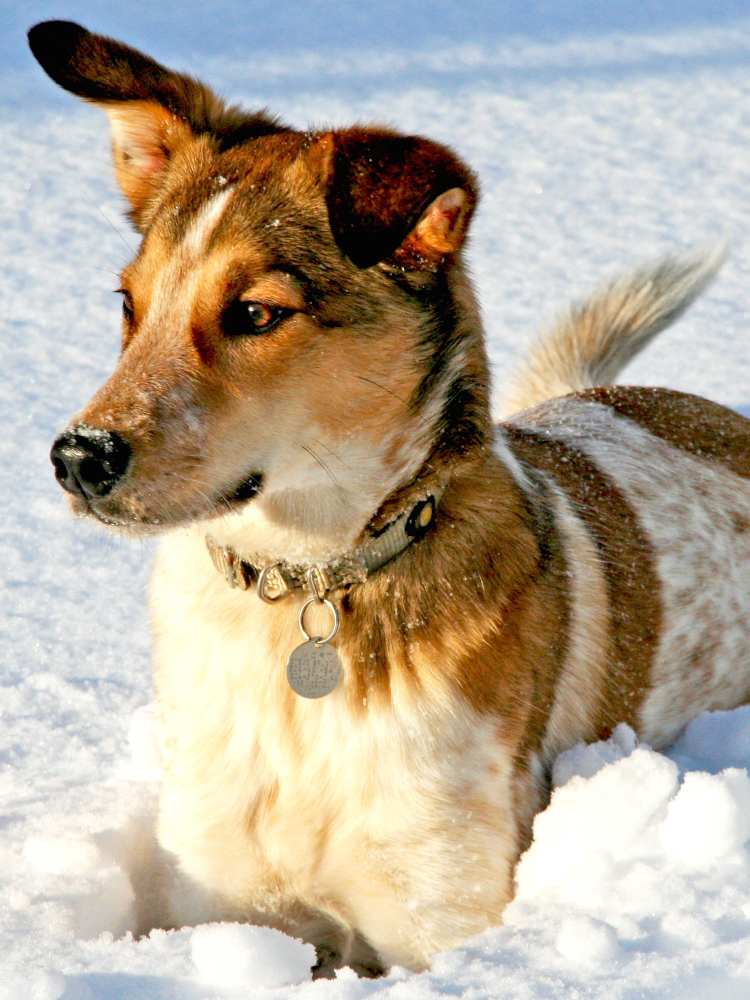
#> input picture data_processing/media/dog.jpg, 1500 x 2000 px (shown at 1/2 size)
$ jupyter execute FFT_2D_Brunton_2017.ipynb
#> lines starting #> are read from the running program, lines starting #| are printed output that depends on the picture; after the words box and inside, x2 and y2 are one past the last pixel; in counts of white or black regions, pixels touching at a corner belong together
[cell 1]
import numpy as np, cv2
from matplotlib import pyplot as plt
plt.rcParams['figure.constrained_layout.use'] = True

[cell 2]
img = np.array(cv2.imread(r'../media/dog.jpg', 0), float)
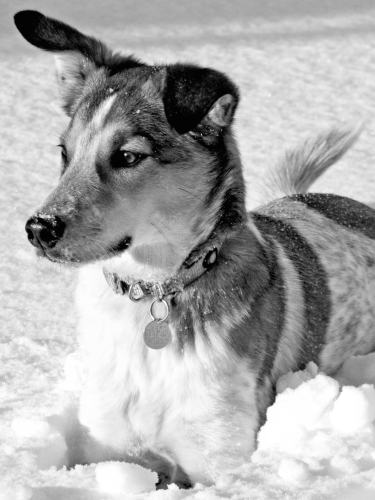
#> img: shape (2000, 1500) float64 (shown at 1/4 size); min 0, max 255, mean 171
h,w = img.shape

fft_axis = 1
proc = lambda x: np.log(np.abs(np.fft.fftshift(x)) + 1)
fft_row = np.fft.fft(img, img.shape[fft_axis], axis=fft_axis)

fig = plt.figure(figsize = (16,9), layout="constrained")

axis0 = fig.add_subplot(131)
a0 = axis0.imshow(img, 'grey')
axis1 = fig.add_subplot(132)
a1 = axis1.imshow(proc(fft_row), 'grey')

#plt.colorbar(a1)

fft_axis = not fft_axis
fft_col = np.fft.fft(fft_row, img.shape[fft_axis], axis=fft_axis)

axis2 = fig.add_subplot(133)
a2 = axis2.imshow(proc(fft_col), 'grey')
#plt.colorbar(a2)

axis0.axis('off')
axis1.axis('off')
axis2.axis('off')
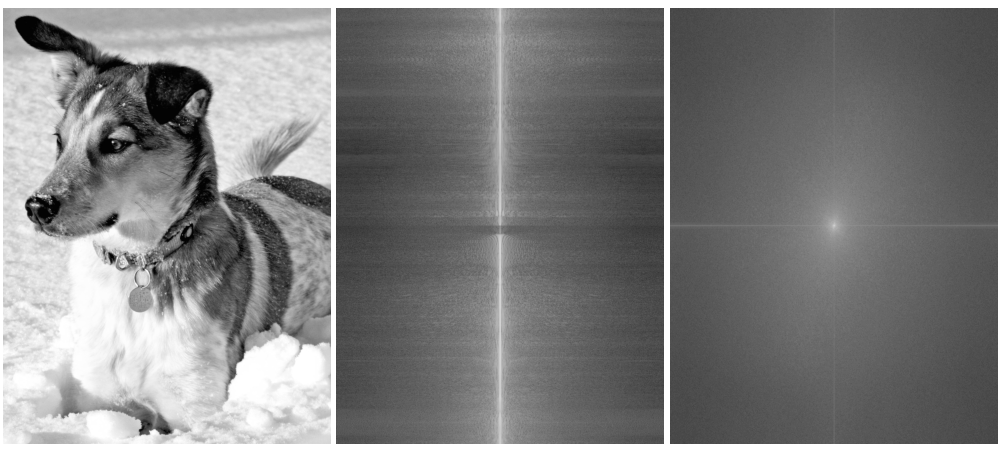
#> figure drawn by matplotlib, 3 panels

[cell 3]
fft_2D          = np.fft.fft2(img)#;print(fft_2D.shape)
fft_2D_abs      = np.absolute(fft_2D)#;print(fft_2D_abs.shape)
freqs_sorted    = np.sort(fft_2D_abs.reshape(-1))
n_endries       = len(freqs_sorted)
#> n_endries = 3000000
#plt.plot(np.log(freqs_sorted))
freqs_keep_top      = np.array([0.1, 0.05, 0.01, 0.002])
freqs_drop_lowest   = 1 - freqs_keep_top
idx_drop_lowest     = np.array(freqs_drop_lowest*n_endries, int)
#> idx_drop_lowest = [2700000, 2850000, 2970000, 2994000]

print(img.shape)
#| (2000, 1500)

aspect = h/w

fig_width = 7
fig, ax = plt.subplots(2,2, sharex=True, sharey=True, figsize=(fig_width, fig_width*aspect))
ax = ax.flatten()

for i,th_idx in enumerate(idx_drop_lowest):
    threshold = freqs_sorted[th_idx]
    mask = fft_2D_abs>threshold     # determine which values ar higher then threshold
    fft_2D_clean = fft_2D*mask      # element wise multiplication. small elements mult by 0.
    #print(th_idx,threshold,mask.shape,fft_2D_clean.shape)
    img_clean = np.fft.ifft2(fft_2D_clean).real
    ax[i].imshow(img_clean, cmap='gray')
    ax[i].axis('off')
    ax[i].set_title(f'keep {freqs_keep_top[i] * 100} %')
#> this loop made 4 passes
#> (th_idx, threshold) on passes 1 to 4: (2700000, 20363.4), (2850000, 34660.2), (2970000, 102198.6), (2994000, 325758.4)
#> pass 1, `mask = fft_2D_abs>threshold`:
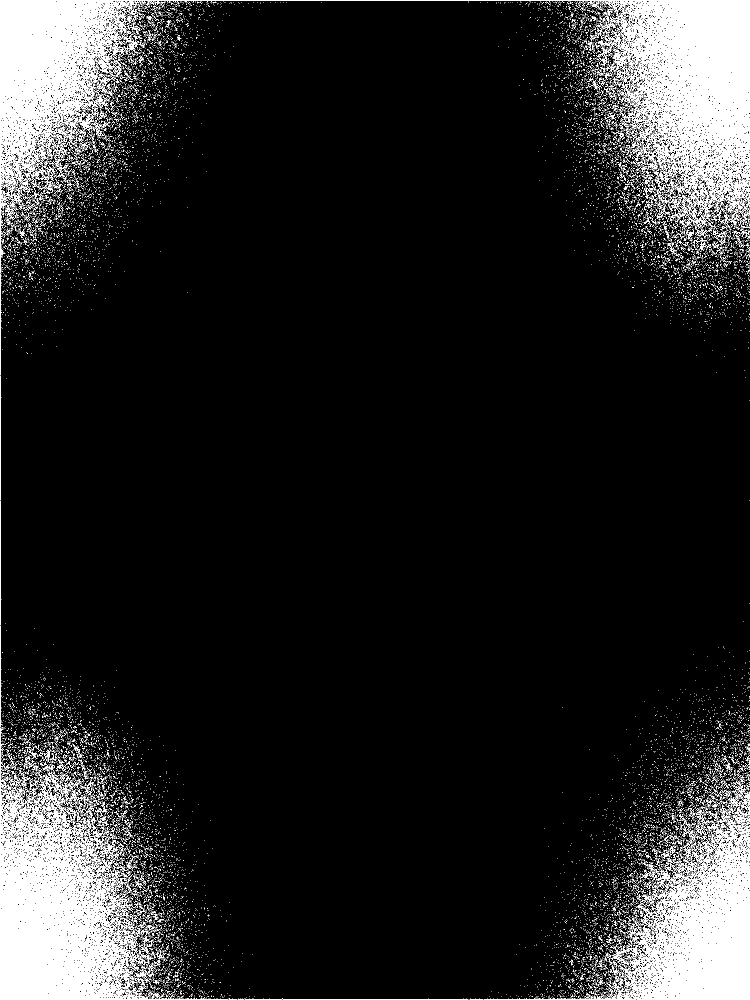
#> mask: shape (2000, 1500) bool (shown at 1/2 size); 10% white; 19835 white regions (19453 under 20 px), largest, box (x1, y1, x2, y2) and area: (0, 0, 1500, 431) 117472, (0, 1455, 457, 2000) 67400, (967, 1629, 1500, 2000) 48264


#plt.imshow(proc(fft_2D))

[cell 4]
#img_noise = np.clip(img +200*np.random.randn(*img.shape),0,255).astype(np.uint8)
img = np.array(cv2.imread(r'../media/dog.jpg', 0), np.uint8)
# [4 lines of commented-out code are left out]
noise = np.random.normal(loc = 0, scale=280, size = img.shape).astype(np.uint8)
img_noise = cv2.add(img, noise)
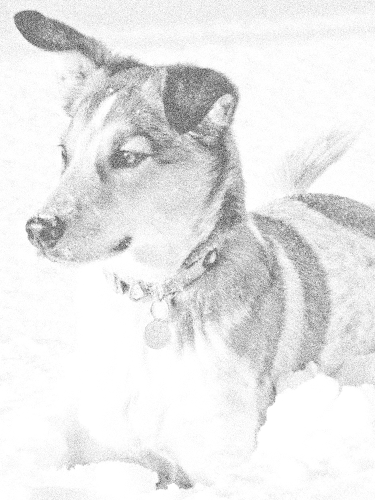
#> img_noise: shape (2000, 1500) (shown at 1/4 size); min 0, max 255, mean 232.2

#img_noise = img + 200*np.random.randn(*img.shape).astype('uint8')
fft_2D_noise = np.fft.fft2(img_noise)
#fft_2D_noise = fft_2D + 0.0003*np.max(fft_2D_abs)*np.random.randn(*fft_2D.shape)

fig_width = 7
fig, ax = plt.subplots(nrows=2, ncols=2, sharex=True, sharey=True, figsize=(fig_width, fig_width*aspect))
ax = ax.flatten()

ax[0].imshow(img_noise, 'grey')
ax[0].axis('off')
ax[0].set_title('Noisy image')

ax[1].imshow(proc(fft_2D_noise), 'grey')
ax[1].axis('off')
ax[1].set_title('image\'s FFT2 (shifted)')

mask = np.zeros(fft_2D_noise.shape)#;print(mask.shape)
mask = cv2.circle(mask, (w//2,h//2), w//8, 1,-1)
mask = np.fft.fftshift(mask.astype(float))

filtered_fft2 = fft_2D_noise*mask

img_filtered = np.fft.ifft2(filtered_fft2).real
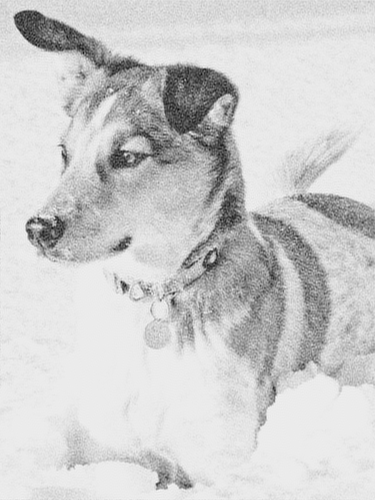
#> img_filtered: shape (2000, 1500) float64 (shown at 1/4 size); min 74.6, max 270, mean 232.2; drawn with min black and max white

ax[2].imshow(img_filtered, 'grey')
ax[2].axis('off')
ax[2].set_title('Denoised image')

ax[3].imshow(proc(filtered_fft2), 'grey')
ax[3].axis('off')
ax[3].set_title('masked FFT2 (shifted)')
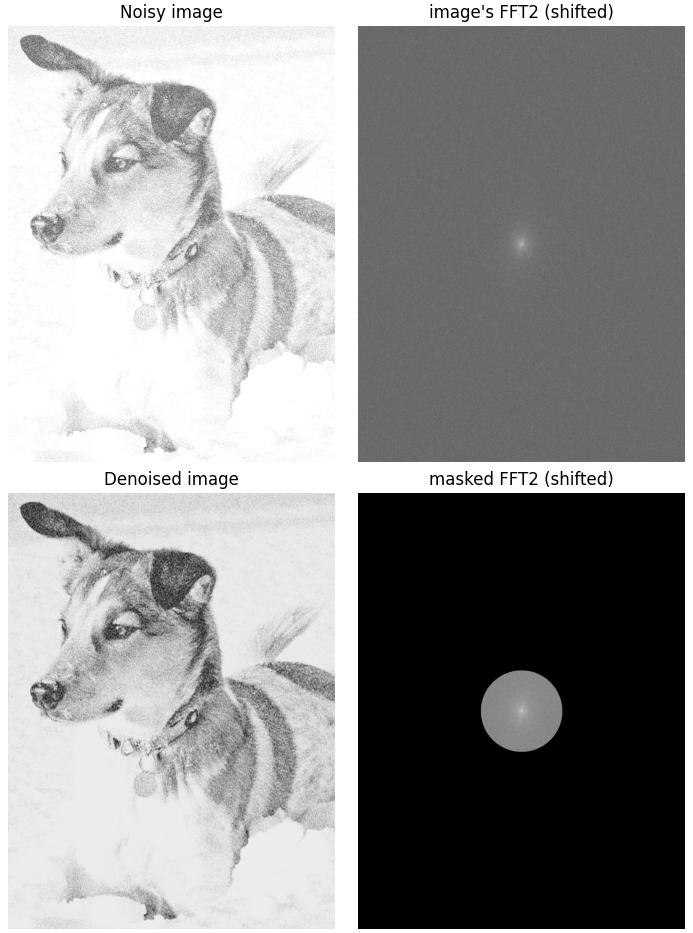
#> figure drawn by matplotlib, 4 panels

$ run again, with data_processing/media/Petra0.jpg copied over data_processing/media/dog.jpg
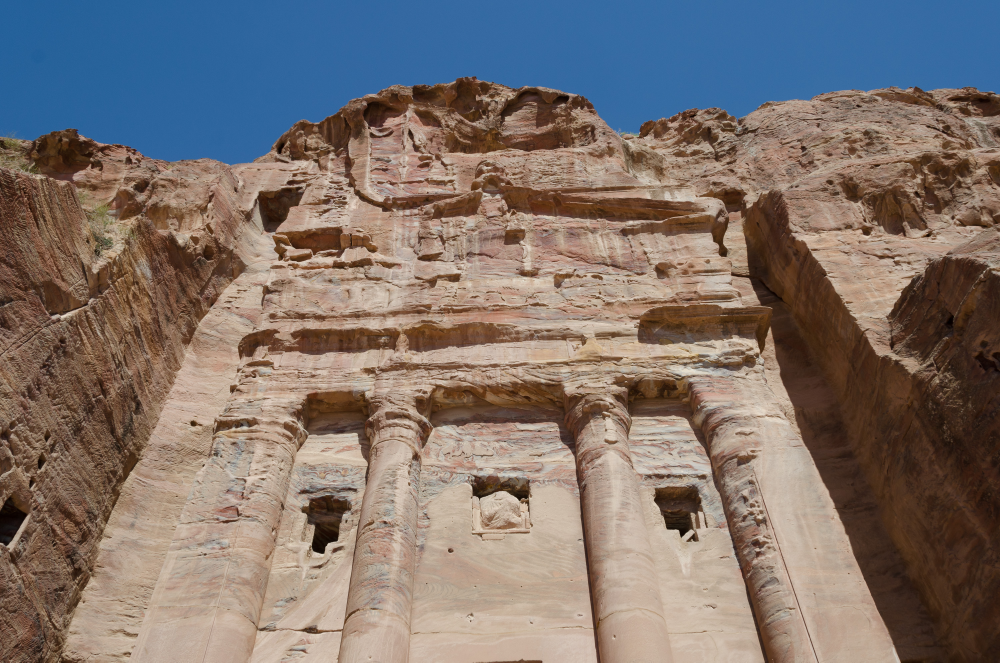
#> input picture data_processing/media/Petra0.jpg, 3000 x 1987 px (shown at 1/3 size)
#> n_endries = 5961000
#> idx_drop_lowest = [5364900, 5662950, 5901390, 5949078]
#| (1987, 3000)
#> the loop `for i,th_idx in enumerate(idx_drop_lowest):` made 4 passes
#> (th_idx, threshold) on passes 1 to 4: (5364900, 54510.3), (5662950, 85633.3), (5901390, 215963), (5949078, 545978.4)
#> pass 1, `mask = fft_2D_abs>threshold`:
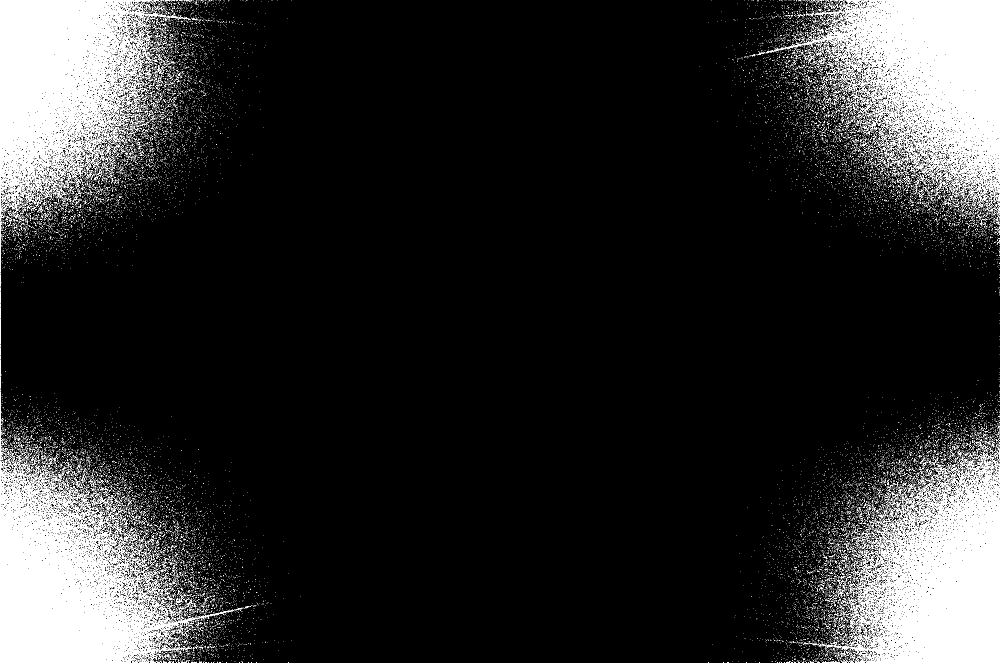
#> mask: shape (1987, 3000) bool (shown at 1/3 size); 10% white; 49807 white regions (48900 under 20 px), largest, box (x1, y1, x2, y2) and area: (0, 1441, 664, 1987) 113104, (2337, 0, 3000, 547) 112881, (0, 0, 436, 577) 107296
#> `[cell 4] #img_noise = np.clip(img +200*np.random.randn(*img.shape),0,2..`:
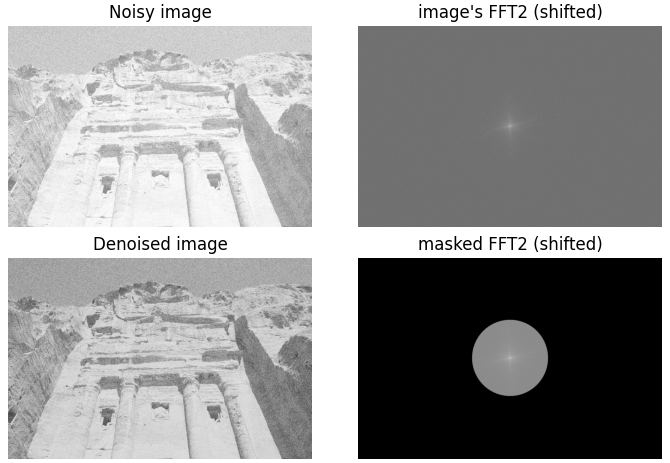
#> figure drawn by matplotlib, 4 panels

$ run again, with data_processing/media/Petra1.jpg copied over data_processing/media/dog.jpg
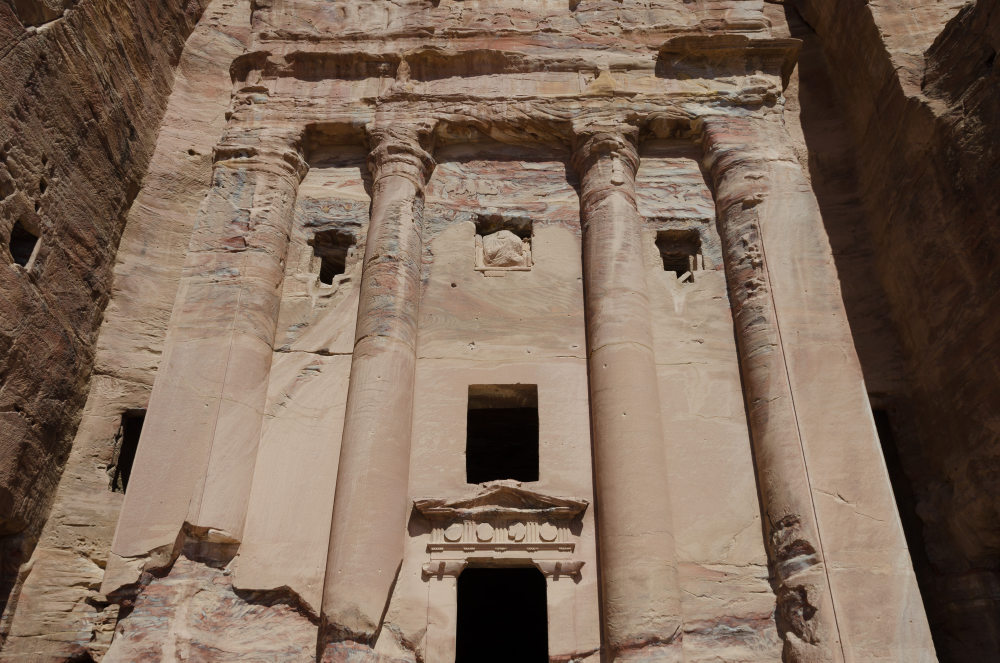
#> input picture data_processing/media/Petra1.jpg, 3000 x 1987 px (shown at 1/3 size)
#> n_endries = 5961000
#> idx_drop_lowest = [5364900, 5662950, 5901390, 5949078]
#| (1987, 3000)
#> the loop `for i,th_idx in enumerate(idx_drop_lowest):` made 4 passes
#> (th_idx, threshold) on passes 1 to 4: (5364900, 42710.5), (5662950, 68937.1), (5901390, 187970.6), (5949078, 498912)
#> pass 1, `mask = fft_2D_abs>threshold`:
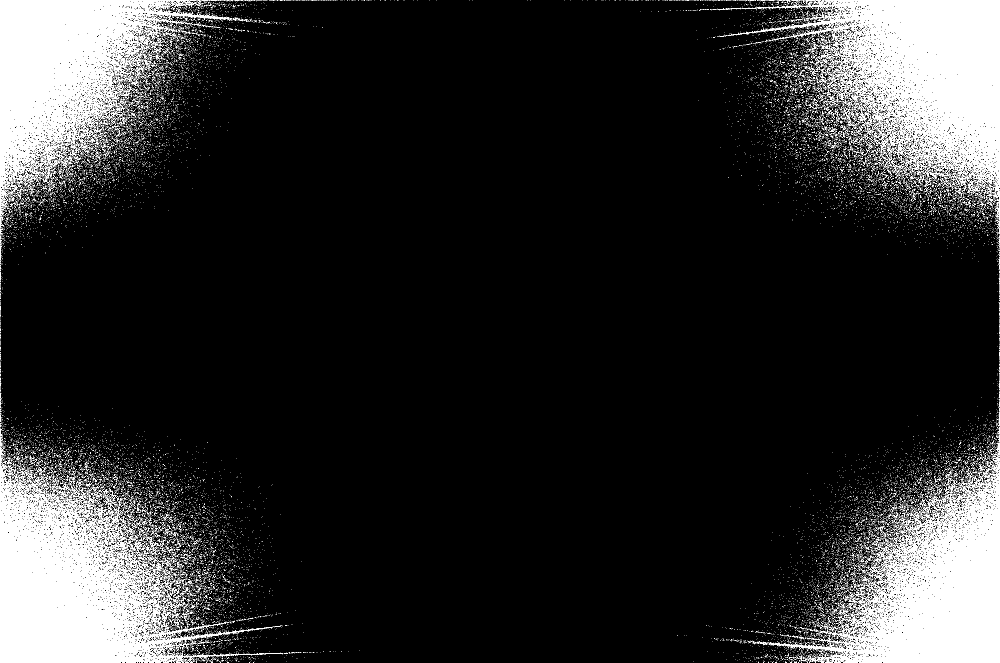
#> mask: shape (1987, 3000) bool (shown at 1/3 size); 10% white; 47599 white regions (46689 under 20 px), largest, box (x1, y1, x2, y2) and area: (2206, 0, 3000, 557) 120911, (0, 1419, 795, 1987) 120907, (0, 0, 677, 591) 103969
#> `[cell 4] #img_noise = np.clip(img +200*np.random.randn(*img.shape),0,2..`:
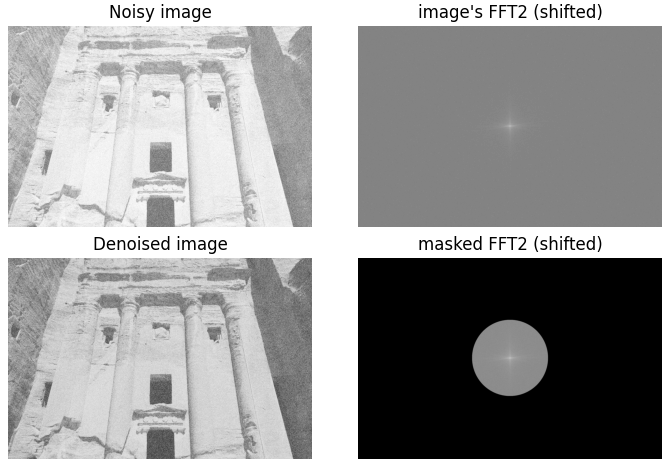
#> figure drawn by matplotlib, 4 panels
